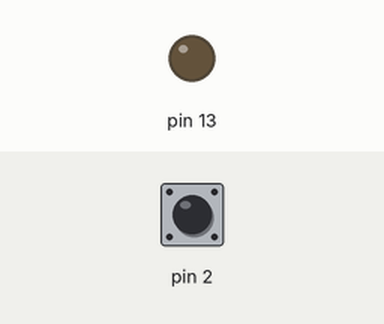
Simulated run of this sketch. Board: Arduino Uno, built with avr-gcc and run on an emulated ATmega328P. On the bench: output pins drawn as LEDs (lit = HIGH). Dashed ring = blinking. The inputs (shaded band) are chosen by the test bench; at power-on: pin 2 HIGH.

Above: at 1.2 s.
1.3 s: pin 2 pulled LOW for 3.2 s
At 4.6 s:
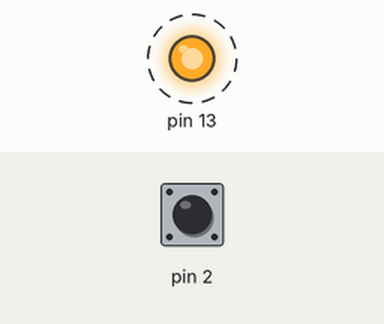
6.0 s: pin 2 pulled LOW for 0.15 s
At 7.1 s:
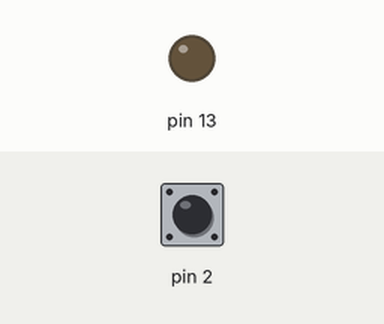
Timing chart, 0 to 9.0 s (numbered marks = the images above; inputs shaded):
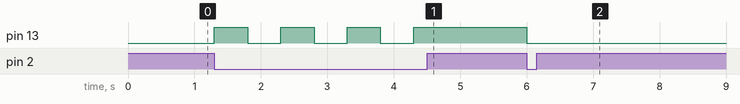

The sketch:

README.md.ino
```cpp
void setup() {
  Serial.begin(9600);
  // put your setup code here, to run once:
  DDRD &= ~_BV(PD2);
  PORTD |= _BV(PD2);

  DDRB |= _BV(PB5);
}

void loop() {
  // put your main code here, to run repeatedly:
  int value = PIND & _BV(PD2);

  if (value == 0) {
    int state = PINB & _BV(PB5);
    if (state == 0) {
      PORTB |= (1 << PB5);
      delay(500);
    }
    else {
      PORTB &= ~(1 << PB5);
      delay(500);
    }
  }
}
```

Measured:
- after the input at 1.3 s, pin 13: alternates HIGH for 0.50 s and LOW for 0.50 s, 7 changes in all, then stays HIGH, starting at once
- after the input at 6.0 s, pin 13: HIGH → LOW at once
